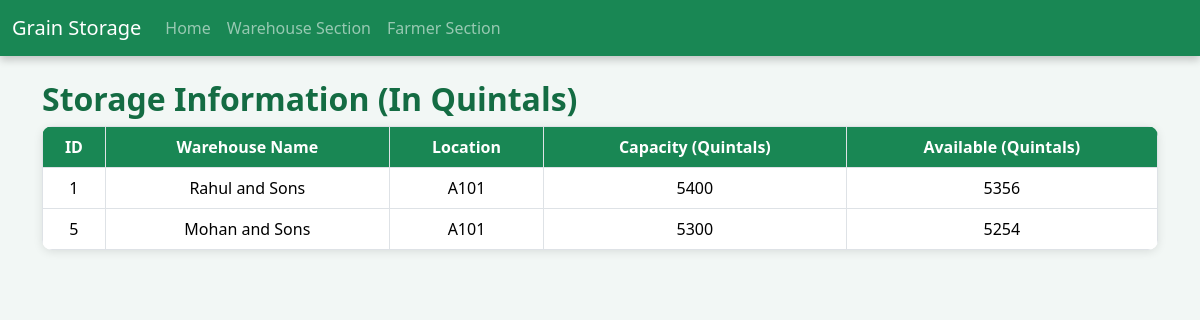
The page / on the database its author committed.
### tables this page shows
CREATE TABLE storage (
            id INTEGER PRIMARY KEY AUTOINCREMENT,
            warehouse_name TEXT NOT NULL,
            location TEXT NOT NULL,
            capacity INTEGER NOT NULL,
            available INTEGER NOT NULL
        );

### app.py (the view)
@app.route('/')
def home():
    conn = sqlite3.connect('storage.db')
    c = conn.cursor()
    c.execute('SELECT * FROM storage')
    storages = c.fetchall()
    conn.close()
    return render_template('home.html', storages=storages)

### templates/home.html
{% extends 'base.html' %}
{% block content %}
<h2>Storage Information (In Quintals)</h2>
<table class="table table-bordered">
    <thead>
        <tr>
            <th>ID</th>
            <th>Warehouse Name</th>
            <th>Location</th>
            <th>Capacity (Quintals)</th>
            <th>Available (Quintals)</th>
        </tr>
    </thead>
    <tbody>
        {% for storage in storages %}
        <tr>
            <td>{{ storage[0] }}</td>
            <td>{{ storage[1] }}</td>
            <td>{{ storage[2] }}</td>
            <td>{{ storage[3] }}</td>
            <td>{{ storage[4] }}</td>
        </tr>
        {% endfor %}
    </tbody>
</table>
{% endblock %}

### static/style.css (style rules this page uses)
body { background-color: #f2f7f5; font-family: 'Segoe UI', Tahoma, Geneva, Verdana, sans-serif; }
h2, h4 { margin-top: 20px; font-weight: bold; color: #146c43; }
.table { background-color: white; border-radius: 10px; overflow: hidden; box-shadow: 0 2px 10px rgba(0, 0, 0, 0.1); }
.table th { background-color: #198754; color: white; }
.table td, .table th { vertical-align: middle; text-align: center; }

### rows shown on the page
storage: id "1", warehouse_name "Rahul and Sons", location "A101", capacity "5400", available "5356"
storage: id "5", warehouse_name "Mohan and Sons", location "A101", capacity "5300", available "5254"
